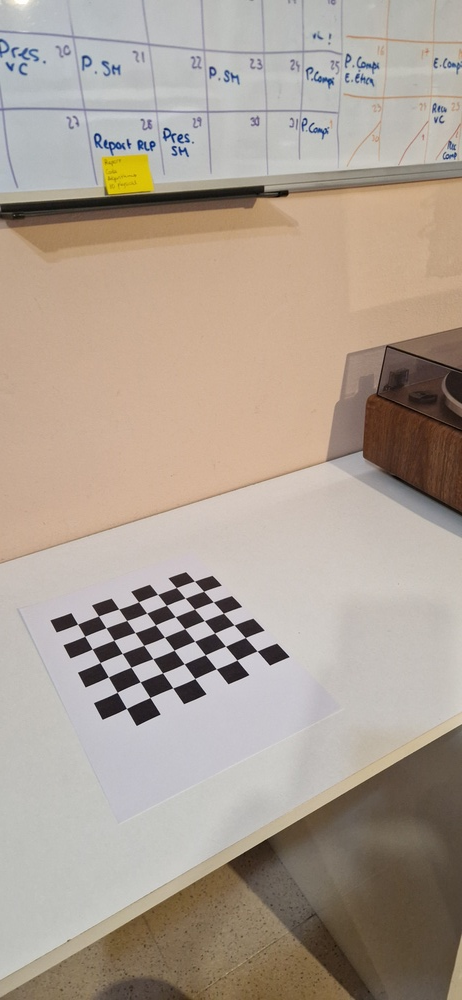
#> input picture calibration/images/20250513_183005.jpg, 462 x 1000 px, shrunk from 1848 x 4000 before the run; its folder holds only this picture in this run
$ python cameraCalibration.py
#> lines starting #> are read from the running program, lines starting #| are printed output that depends on the picture; after the words box and inside, x2 and y2 are one past the last pixel; in counts of white or black regions, pixels touching at a corner belong together
# -*- coding: utf-8 -*-
"""
Calibració càmera

Lucía Torrescusa Rubio
Joel Montes de Oca Martínez

"""

import cv2
import numpy as np
import glob


#parámetros tablero
tablero = (7, 7)
medida = 23.0 #milímetros


#matriz del tablero (z=0)
obj = np.zeros((tablero[1]*tablero[0], 3), np.float32)
#coordenadas matriz
obj[:,:2] = np.mgrid[0:tablero[0], 0:tablero[1]].T.reshape(-1,2)
#coordenadas reales
obj *= medida

#puntos reales
objpoint = []
#puntos imagen
imgpoint = []


#importamos imágenes
images = glob.glob('images/*.jpg')


for name in images:
    img = cv2.imread(name)
#> img is the input picture: shape (1000, 462, 3); mean B, G, R 147.8, 159.9, 172.7
    gray = cv2.cvtColor(img, cv2.COLOR_BGR2GRAY)
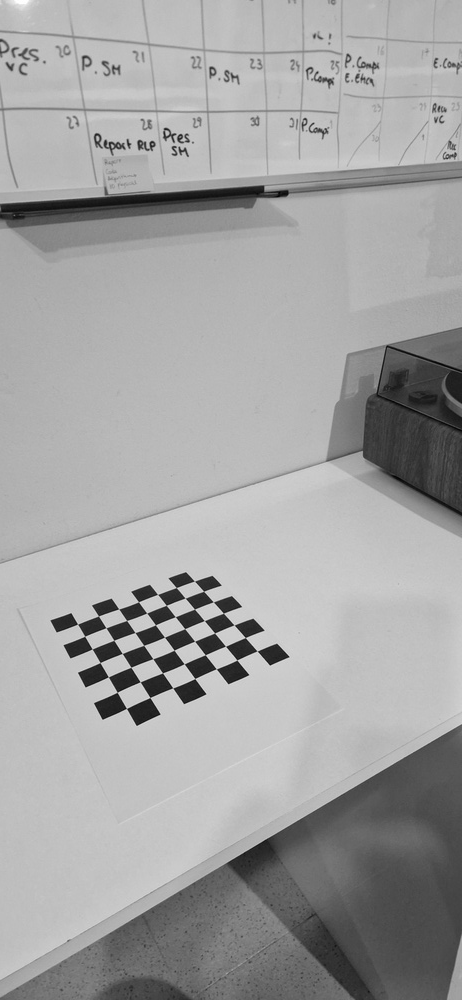
#> gray: shape (1000, 462); min 3, max 255, mean 162.3

    #busca esquinas
    ret, corners = cv2.findChessboardCorners(gray, tablero, None)
#> ret = True; corners = 49 rows, first 8: [194.4, 581.1], [203.6, 591.3], [213.3, 601.8], [223.4, 613.2], [234, 624.9], [245.3, 637.6], [257, 650.9], [176.3, 587.6]

    if ret:
        print(f"Esquinas detectadas en {name}")
        objpoint.append(obj)
        #30 iteraciones, 0.001 píxeles precisión mínima (cambiar precisión según calidad)
        criteria = (cv2.TERM_CRITERIA_EPS + cv2.TERM_CRITERIA_MAX_ITER, 30, 0.001)
        #ajustar bloques de píxeles según la calidad de la cámara usada (será menor en cámara raspberry)
        corners2 = cv2.cornerSubPix(gray, corners, (11,11), (-1,-1), criteria)
#> corners2 = 49 rows, first 8: [199.4, 586.5], [199.4, 586.5], [209.8, 597.8], [223.3, 613], [233.9, 624.8], [245.3, 637.5], [257.1, 650.9], [174.2, 585.3]
        imgpoint.append(corners2)

        cv2.drawChessboardCorners(img, tablero, corners2, ret)
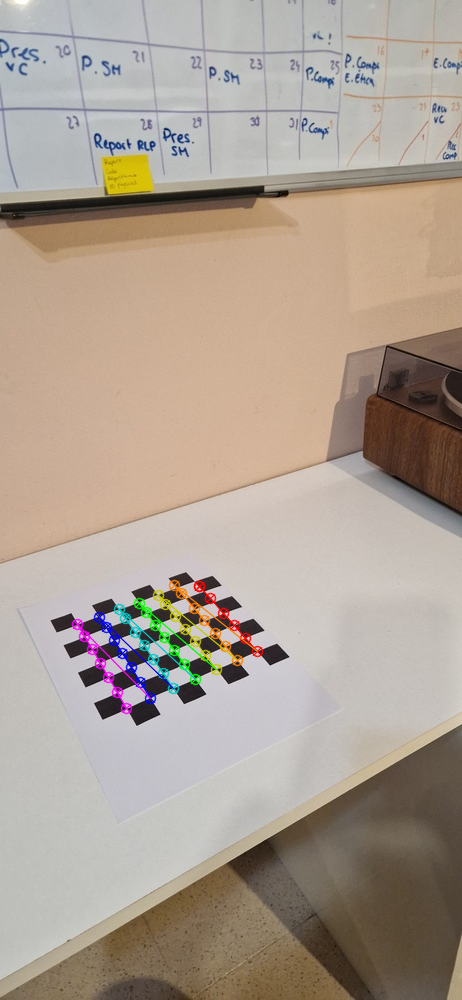
#> img: shape (1000, 462, 3); 1.49% of pixels changed, all inside (x1, y1, x2, y2) = (71, 579, 264, 715)
        cv2.imshow('Corners', img)
        cv2.waitKey(100)
    else:
        print(f"NO se detectaron esquinas en {name}")

cv2.destroyAllWindows()

ret, mtx, dist, rvecs, tvecs = cv2.calibrateCamera(objpoint, imgpoint, gray.shape[::-1], None, None)
#> ret = 1.88; mtx = [[475.5, 0, 211.6], [0, 347, 533.4], [0, 0, 1]]; dist = [[1.28, -12.06, 0.108, -0.0309, 28.1]]; rvecs = ([-0.731, 0.479, 0.967],); tvecs = ([-21.91, 76.57, 605.8],)

np.savez("calibration.npz", mtx=mtx, dist=dist)

$ run again, on calibration/images/20250513_183024.jpg
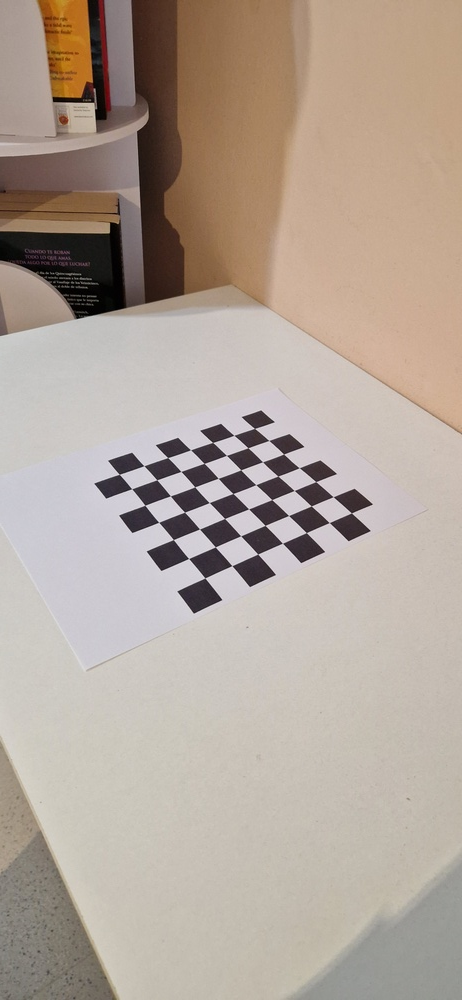
#> input picture calibration/images/20250513_183024.jpg, 462 x 1000 px, shrunk from 1848 x 4000 before the run
#> img is the input picture: shape (1000, 462, 3); mean B, G, R 153.4, 164.3, 177.6
#> `gray = cv2.cvtColor(img, cv2.COLOR_BGR2GRAY)`:
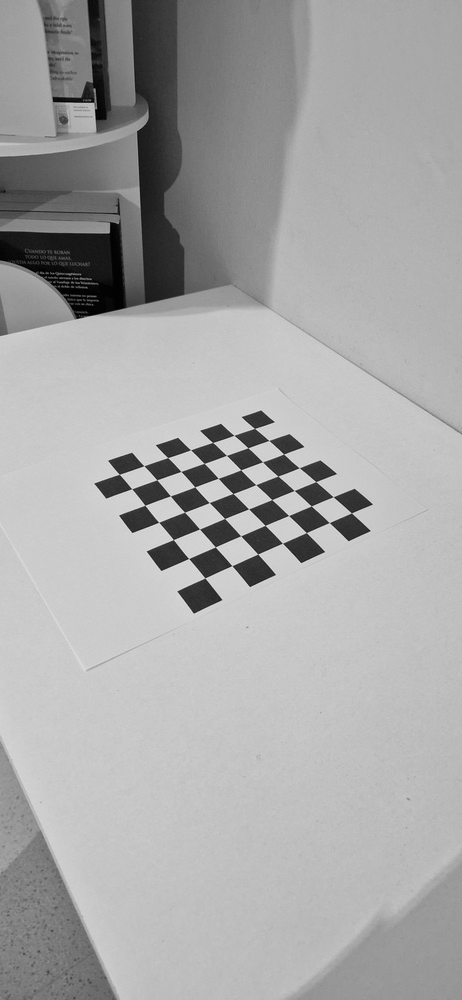
#> gray: shape (1000, 462); min 0, max 236, mean 167
#> `ret, corners = cv2.findChessboardCorners(gray, tablero, None)`: ret = True; corners = 49 rows, first 8: [351.4, 513], [329.2, 522.5], [306.4, 532.6], [282.5, 543.2], [257.7, 554], [231.8, 565.6], [204.9, 577.9], [333.1, 496.6]
#> corners2 = 49 rows, first 8: [351.4, 512.9], [329.3, 522.5], [306.3, 532.6], [282.5, 543.2], [257.8, 554.1], [231.9, 565.7], [205, 578], [333.2, 496.7]
#> `cv2.drawChessboardCorners(img, tablero, corners2, ret)`:
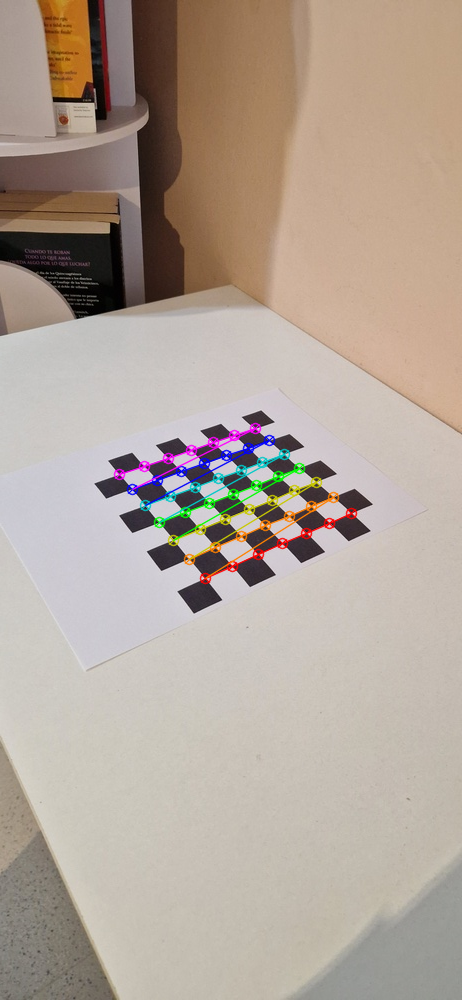
#> img: shape (1000, 462, 3); 1.92% of pixels changed, all inside (x1, y1, x2, y2) = (113, 422, 358, 585)
#> `ret, mtx, dist, rvecs, tvecs = cv2.calibrateCamera(objpoint, imgpoint,..`: ret = 0.246; mtx = [[442.1, 0, 231.7], [0, 352.2, 531.1], [0, 0, 1]]; dist = [[0.157, 1.93, 0.00462, 0.00735, -29.9]]; rvecs = ([-0.289, 0.662, 2.5],); tvecs = ([96.37, -18.72, 361.3],)

$ run again, on calibration/images/20250513_183026.jpg
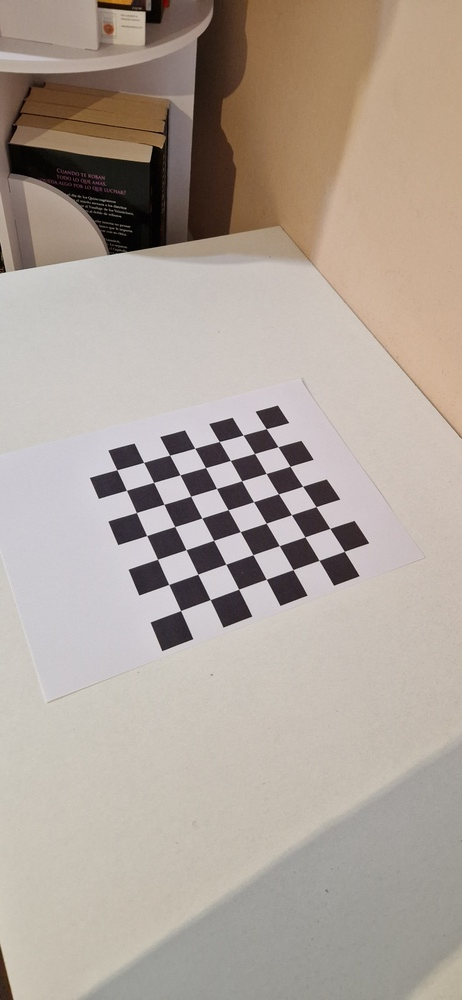
#> input picture calibration/images/20250513_183026.jpg, 462 x 1000 px, shrunk from 1848 x 4000 before the run
#> img is the input picture: shape (1000, 462, 3); mean B, G, R 153.4, 162.8, 174.3
#> `gray = cv2.cvtColor(img, cv2.COLOR_BGR2GRAY)`:
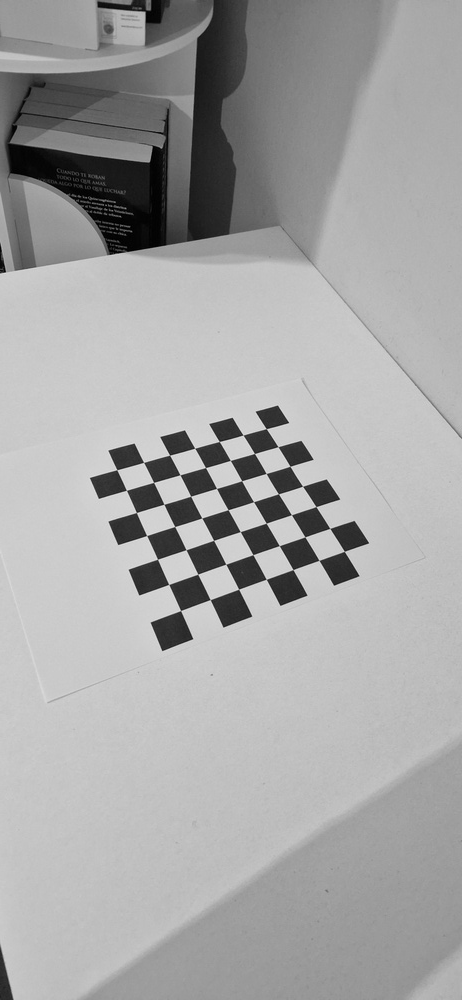
#> gray: shape (1000, 462); min 0, max 235, mean 165.2
#> `ret, corners = cv2.findChessboardCorners(gray, tablero, None)`: ret = True; corners = 49 rows, first 8: [266.2, 428.6], [278, 446.6], [290, 466.3], [302.5, 486.3], [316, 506.6], [329.8, 528.4], [344.3, 551.4], [243, 435]
#> corners2 = 49 rows, first 8: [266.3, 428.7], [278, 446.7], [290, 466.3], [302.6, 486.3], [316, 506.6], [329.8, 528.4], [344.4, 551.4], [243, 435]
#> `cv2.drawChessboardCorners(img, tablero, corners2, ret)`:
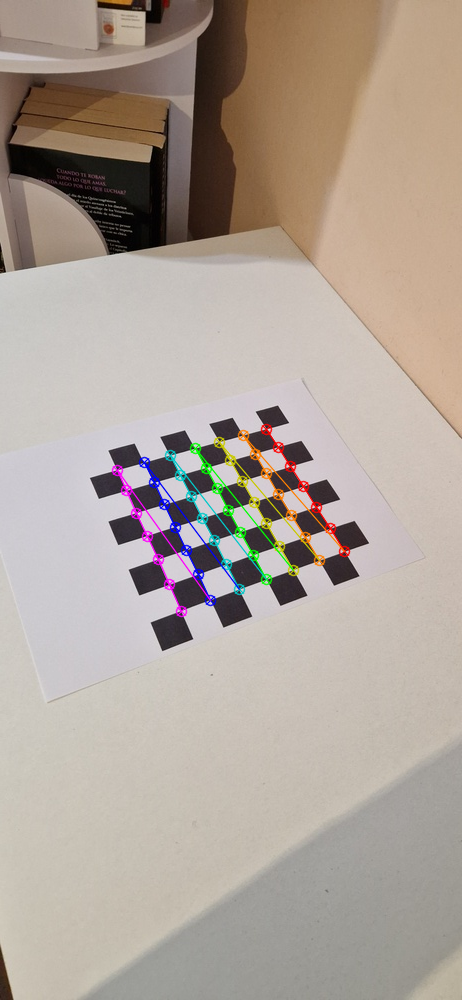
#> img: shape (1000, 462, 3); 1.94% of pixels changed, all inside (x1, y1, x2, y2) = (111, 423, 351, 618)
#> `ret, mtx, dist, rvecs, tvecs = cv2.calibrateCamera(objpoint, imgpoint,..`: ret = 0.19; mtx = [[588.9, 0, 229.7], [0, 538.5, 480.7], [0, 0, 1]]; dist = [[-0.291, 12.66, -0.00241, 0.00662, -113.6]]; rvecs = ([-0.559, 0.203, 1.14],); tvecs = ([32.47, -50.54, 521.8],)

$ run again, on calibration/images/20250513_183028.jpg
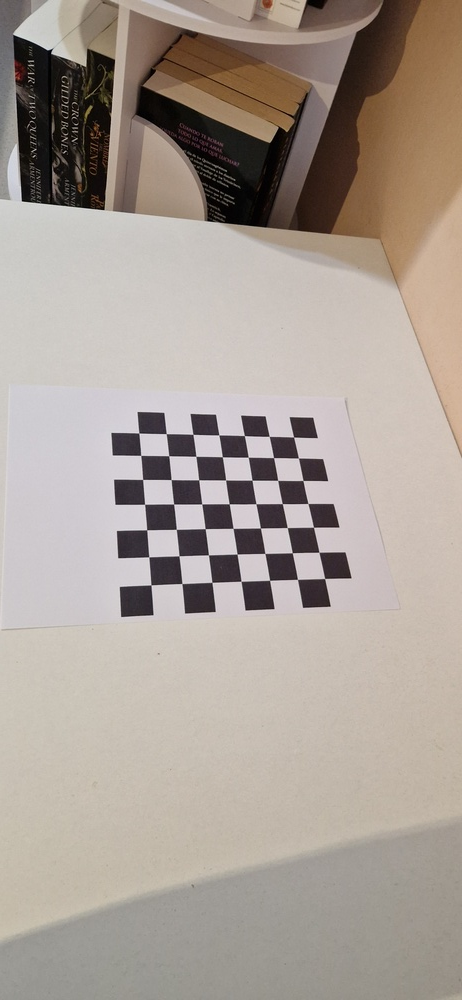
#> input picture calibration/images/20250513_183028.jpg, 462 x 1000 px, shrunk from 1848 x 4000 before the run
#> img is the input picture: shape (1000, 462, 3); mean B, G, R 150, 158.4, 168.9
#> `gray = cv2.cvtColor(img, cv2.COLOR_BGR2GRAY)`:
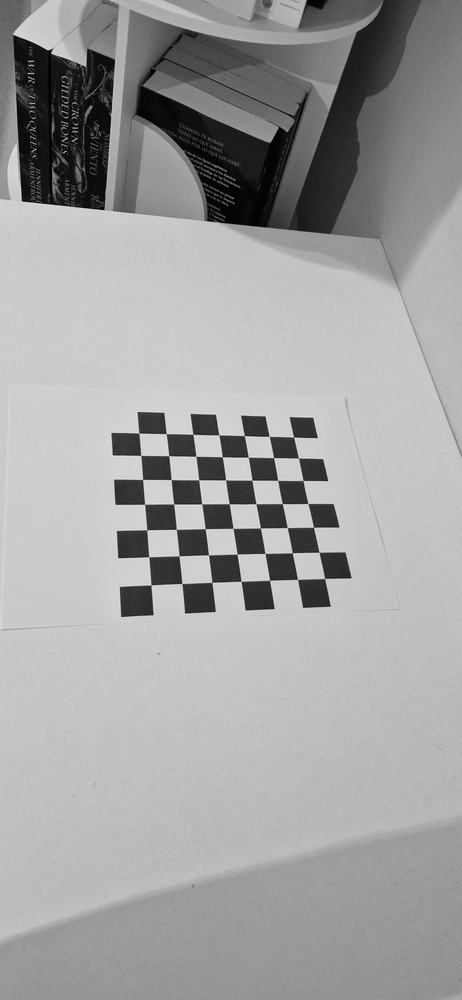
#> gray: shape (1000, 462); min 0, max 235, mean 160.6
#> `ret, corners = cv2.findChessboardCorners(gray, tablero, None)`: ret = True; corners = 49 rows, first 8: [138.8, 433], [166.2, 433.6], [193, 434.3], [218.8, 434.9], [244.4, 435.5], [269.2, 436.3], [293.6, 437], [140.7, 455.4]
#> corners2 = 49 rows, first 8: [138.8, 433], [166.2, 433.7], [192.9, 434.3], [218.8, 434.9], [244.4, 435.6], [269.3, 436.4], [293.6, 437], [140.8, 455.4]
#> `cv2.drawChessboardCorners(img, tablero, corners2, ret)`:
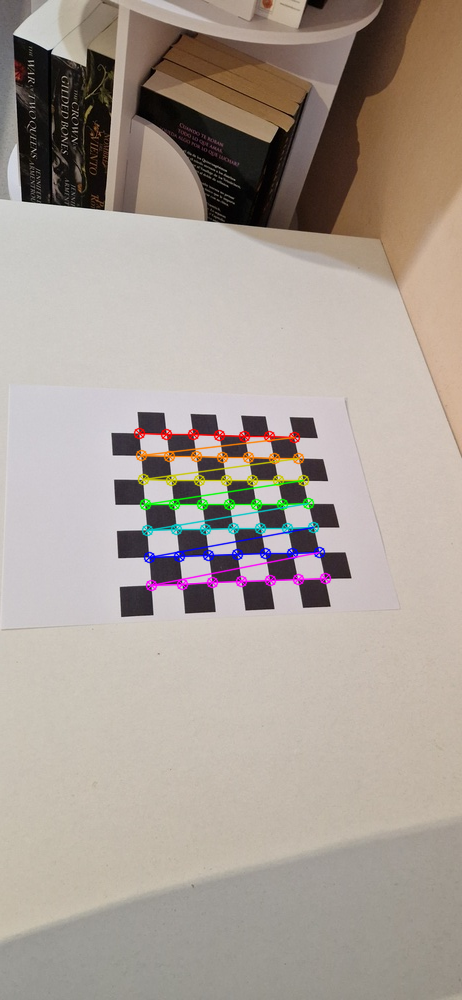
#> img: shape (1000, 462, 3); 2.15% of pixels changed, all inside (x1, y1, x2, y2) = (133, 427, 332, 592)
#> `ret, mtx, dist, rvecs, tvecs = cv2.calibrateCamera(objpoint, imgpoint,..`: ret = 0.163; mtx = [[594.4, 0, 224], [0, 582, 527.4], [0, 0, 1]]; dist = [[0.884, -25.9, 0.0102, 0.00167, 248.1]]; rvecs = ([-0.453, -0.254, -0.0738],); tvecs = ([-71.03, -80.75, 499.2],)

$ run again, on calibration/images/20250513_183008.jpg
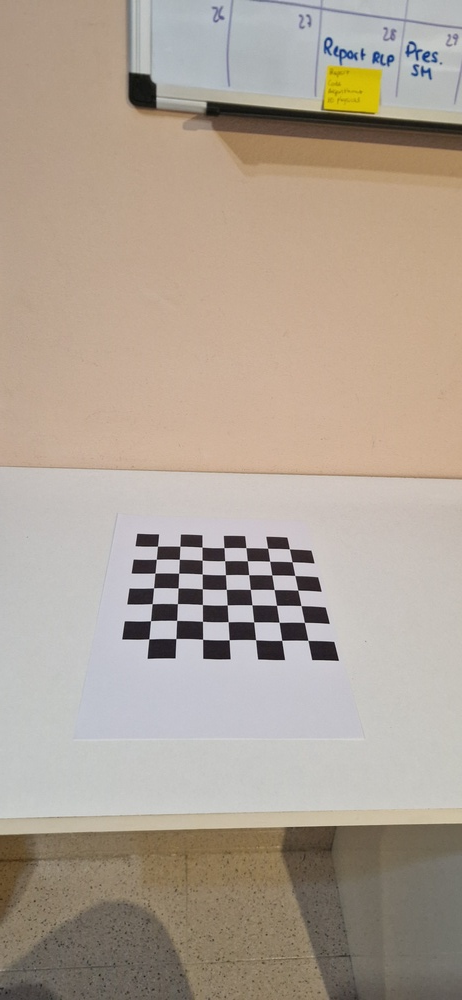
#> input picture calibration/images/20250513_183008.jpg, 462 x 1000 px, shrunk from 1848 x 4000 before the run
#> img is the input picture: shape (1000, 462, 3); mean B, G, R 148.4, 161.6, 174.4
#> `gray = cv2.cvtColor(img, cv2.COLOR_BGR2GRAY)`:
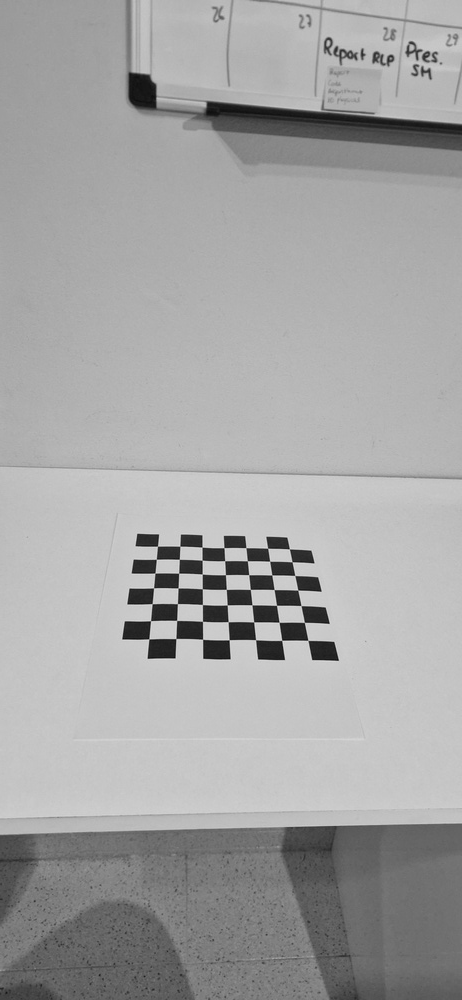
#> gray: shape (1000, 462); min 8, max 230, mean 163.9
#> `ret, corners = cv2.findChessboardCorners(gray, tablero, None)`: ret = True; corners = 49 rows, first 8: [157.5, 546.2], [179.8, 546.2], [202, 547], [223.9, 547.6], [245.8, 547.6], [267.6, 548.2], [289.4, 548.9], [156.3, 559.3]
#> corners2 = 49 rows, first 8: [158, 543.6], [179.7, 544.2], [202.1, 547.1], [223.6, 545.5], [246, 546], [267.1, 545.5], [289.4, 547.6], [156.3, 559.3]
#> `cv2.drawChessboardCorners(img, tablero, corners2, ret)`:
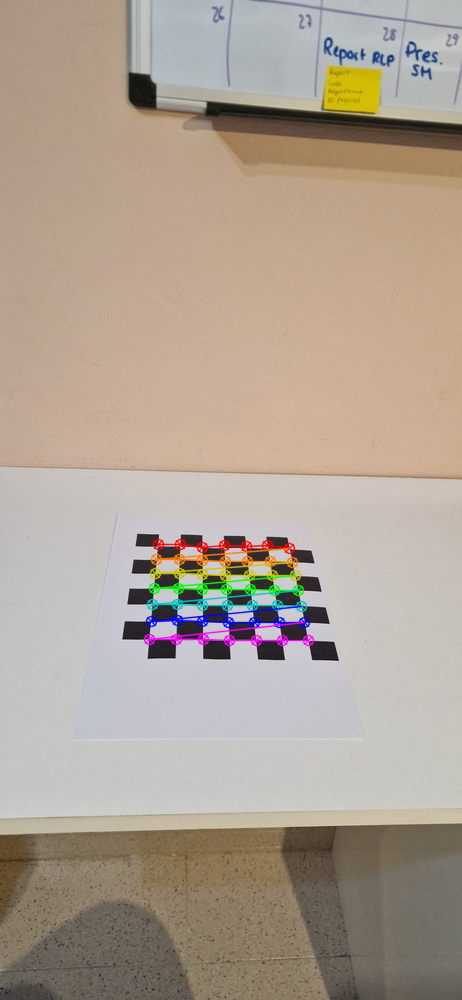
#> img: shape (1000, 462, 3); 1.92% of pixels changed, all inside (x1, y1, x2, y2) = (143, 538, 315, 647)
#> `ret, mtx, dist, rvecs, tvecs = cv2.calibrateCamera(objpoint, imgpoint,..`: ret = 0.547; mtx = [[575.5, 0, 229.8], [0, 493.5, 459.9], [0, 0, 1]]; dist = [[0.989, -6.82, -0.124, 0.0066, 19.98]]; rvecs = ([-0.922, -0.0861, -0.000231],); tvecs = ([-74.93, 105.7, 587.9],)
